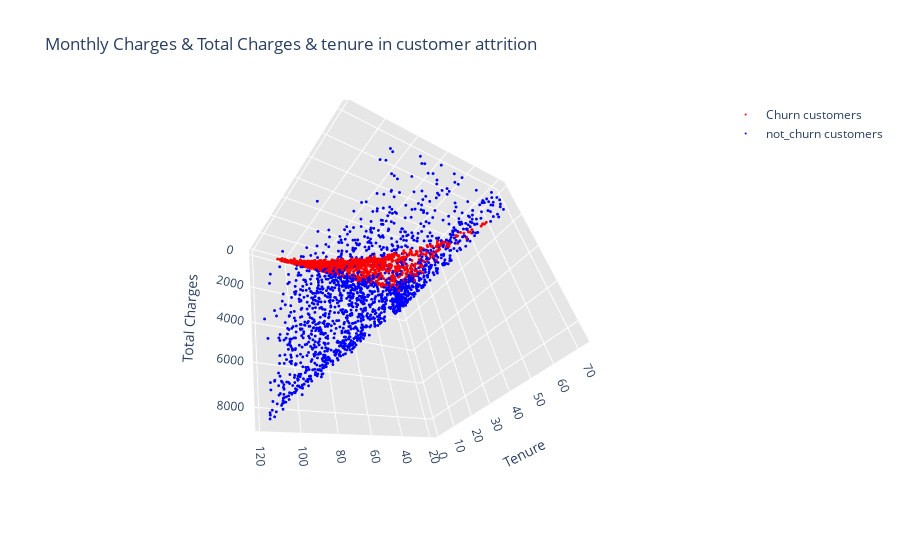

Notebook code for this chart:
### Code cell
trace0 = go.Scatter3d(x= churn["MonthlyCharges"],y= churn["TotalCharges"],z = churn["tenure"],
                      mode ="markers",
                      name = "Churn customers",
                      text = "ID:"+churn["customerID"],
                      marker = dict(size = 1, color = "red")
                     )
trace1= go.Scatter3d(x= not_churn["MonthlyCharges"], y = not_churn["TotalCharges"],z = churn["tenure"],
                     mode = "markers", name = "not_churn customers",
                     text = "ID"+not_churn["customerID"],
                     marker = dict(size = 1, color = "blue")
                    )
layout = go.Layout(dict(title="Monthly Charges & Total Charges & tenure in customer attrition",

                       scene = dict(camera = dict(up = dict(x=0,y=0,z=0),
                                                  center = dict(x=0,y=0,z=0),
                                                  eye = dict(x=1.25, y=1.25, z = 1.25)
                                                  ),
                                   xaxis = dict(title="Monthly Charges",
                                                gridcolor = "rgb(255,255,255)",
                                                zerolinecolor = "rgb(255, 255, 255)",
                                                showbackground = True,
                                                backgroundcolor='rgb(230, 230,230)'
                                                ),
                                   yaxis = dict(title = "Total Charges",
                                                gridcolor = "rgb(255,255,255)",
                                                zerolinecolor = "rgb(255,255,255)",
                                                showbackground =True,
                                                backgroundcolor='rgb(230, 230,230)'
                                                ),
                                   zaxis = dict(title = "Tenure",
                                                gridcolor = "rgb(255,255,255)",
                                                zerolinecolor = "rgb(255,255,255)",
                                                showbackground = True,
                                                backgroundcolor='rgb(230, 230,230)'
                                                )
                                   )
                       )
                  )
traces = [trace0, trace1]


fig = go.Figure(data = traces,layout=layout)
py.iplot(fig)

### Figure 1 — Plotly figure (JSON) as saved in the notebook; plotly's stock layout.template omitted (floating-point values rounded to 4 significant figures; data arrays with more than 128 entries replaced by an {"elided": "..."} marker saying what was removed)
{"data": [{"marker": {"color": "red", "size": 1}, "mode": "markers", "name": "Churn customers", "text": {"elided": "1869 str values"}, "type": "scatter3d", "x": {"elided": "1869 float values"}, "y": {"elided": "1869 float values"}, "z": {"elided": "1869 int values"}}, {"marker": {"color": "blue", "size": 1}, "mode": "markers", "name": "not_churn customers", "text": {"elided": "5174 str values"}, "type": "scatter3d", "x": {"elided": "5174 float values"}, "y": {"elided": "5174 float values"}, "z": {"elided": "1869 int values"}}], "layout": {"scene": {"camera": {"center": {"x": 0, "y": 0, "z": 0}, "eye": {"x": 1.25, "y": 1.25, "z": 1.25}, "up": {"x": 0, "y": 0, "z": 0}}, "xaxis": {"backgroundcolor": "rgb(230, 230,230)", "gridcolor": "rgb(255,255,255)", "showbackground": true, "title": {"text": "Monthly Charges"}, "zerolinecolor": "rgb(255, 255, 255)"}, "yaxis": {"backgroundcolor": "rgb(230, 230,230)", "gridcolor": "rgb(255,255,255)", "showbackground": true, "title": {"text": "Total Charges"}, "zerolinecolor": "rgb(255,255,255)"}, "zaxis": {"backgroundcolor": "rgb(230, 230,230)", "gridcolor": "rgb(255,255,255)", "showbackground": true, "title": {"text": "Tenure"}, "zerolinecolor": "rgb(255,255,255)"}}, "title": {"text": "Monthly Charges & Total Charges & tenure in customer attrition"}}}
